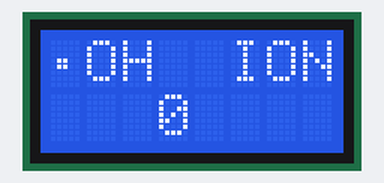
Simulated run of this sketch. Board: Arduino Mega 2560, built with avr-gcc and run on an emulated ATmega2560. Parts: 8×2 character LCD.

Above: at 0.11 s.
At 5.05 s:
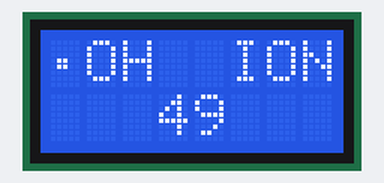
At 9.99 s:
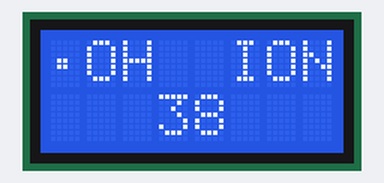
At 19.98 s:
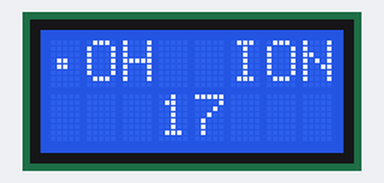
At 29.86 s:
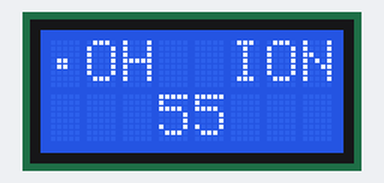
At 39.85 s:
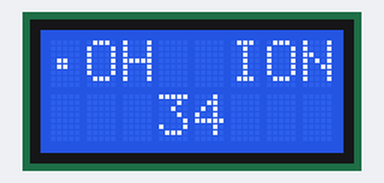

The sketch:

display.ino
```cpp
// подключаем стандартную библиотеку LiquidCrystal
#include <LiquidCrystal.h>

// инициализируем объект-экран, передаём использованные
// для подключения контакты на Arduino в порядке:
// RS, E, DB4, DB5, DB6, DB7
LiquidCrystal lcd(53, 51, 49, 47, 45, 43);

int value = 0;

void setup() {
  // устанавливаем размер (количество столбцов и строк) экрана
  lcd.begin(8, 2);
  // печатаем первую строку
  lcd.print("\xA5O\x48  ION");
  // устанавливаем курсор в колонку 0, строку 1
  // на самом деле это вторая строка, т.к. нумерация начинается с нуля
  lcd.setCursor(0, 1);
  // печатаем вторую строку
  lcd.print("   ");
  lcd.print(value);
}

void loop() {
  for (int i = 0; i < 60; i++){
    lcd.setCursor(0, 1);
    lcd.print("   ");
    lcd.print(i);
    delay(100);
  }
}
```
